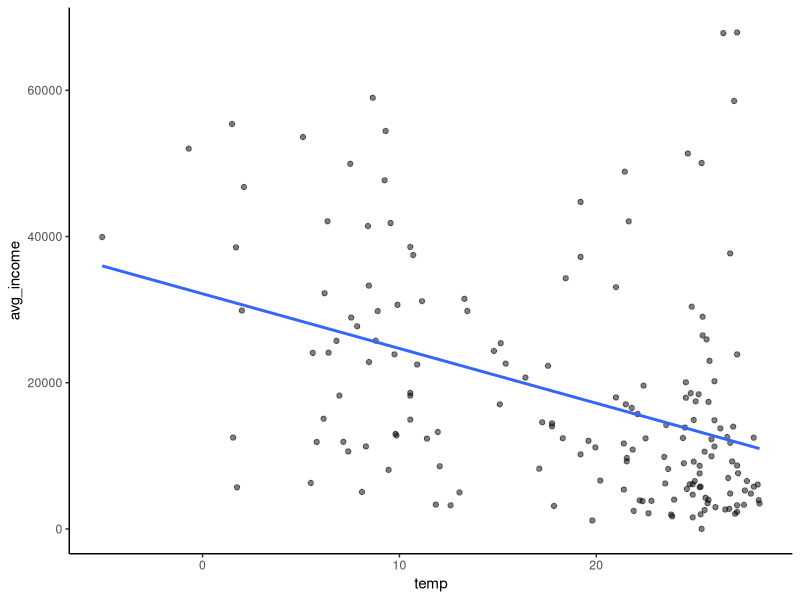

Generate this figure with R:
## ---- chunk 1
library(tidyverse)
library(knitr)
opts_chunk$set(warning = FALSE, message = FALSE)
## ---- chunk 2
income <- read_csv('wid_data.csv')
income <- income %>%
  rename(
    avg_income = `National Income Total Population`)

temperature <- read_csv('table-1.csv')
temperature <- temperature %>% 
  rename(
    temp = `Average yearly temperature (1961–1990 Celsius)`
  )

## ---- chunk 3
# left merge
temperature_income <- merge(x = income, y = temperature, by = "Country")
## ---- chunk 4
temperature_income$temp <- as.numeric(temperature_income$temp)
## ---- chunk 5
temperature_income %>% ggplot(aes(x = temp, y = avg_income)) +
  geom_point(alpha = 0.5) + 
  geom_smooth(method = 'lm', se = FALSE) +
  theme_classic()
## ---- chunk 6
model1 <- lm(avg_income ~ temp, data = temperature_income)
summary(model1)$coefficients
cor(x = temperature_income$temp, y = temperature_income$avg_income)
summary(model1)$r.squared
